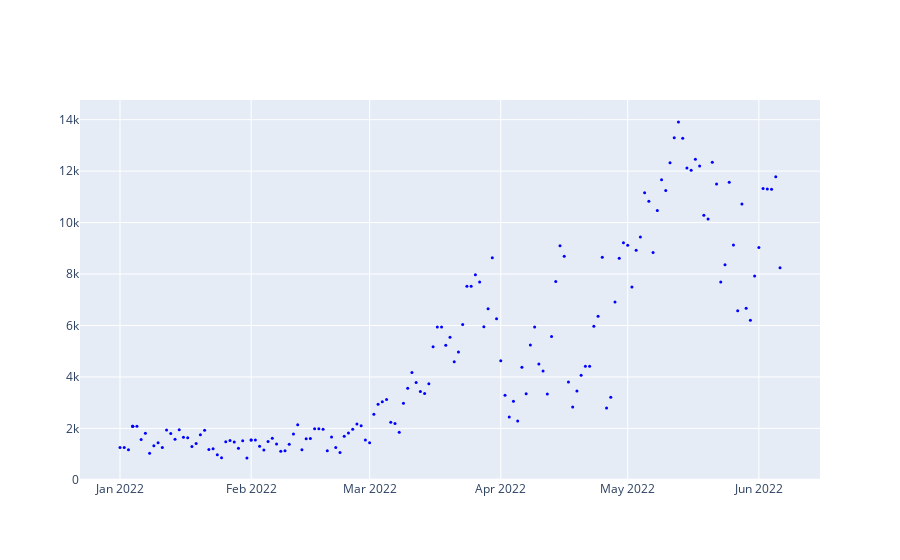

The cell this chart's notebook holds for it:
### Code cell
import plotly.graph_objects as go
fig = go.Figure()
fig.add_trace(go.Scatter(x=df["data_przejazdu"],
                         y=df["ilosc_przejazdow"],
                         mode='markers',
                         marker=dict(size=3, color="blue")))
fig.show()

### Figure 1 — Plotly figure (JSON) as saved in the notebook; plotly's stock layout.template omitted (floating-point values rounded to 4 significant figures; data arrays with more than 128 entries replaced by an {"elided": "..."} marker saying what was removed)
{"data": [{"marker": {"color": "blue", "size": 3}, "mode": "markers", "x": {"elided": "160 str values"}, "y": {"elided": "160 int values"}, "type": "scatter"}], "layout": {}}
